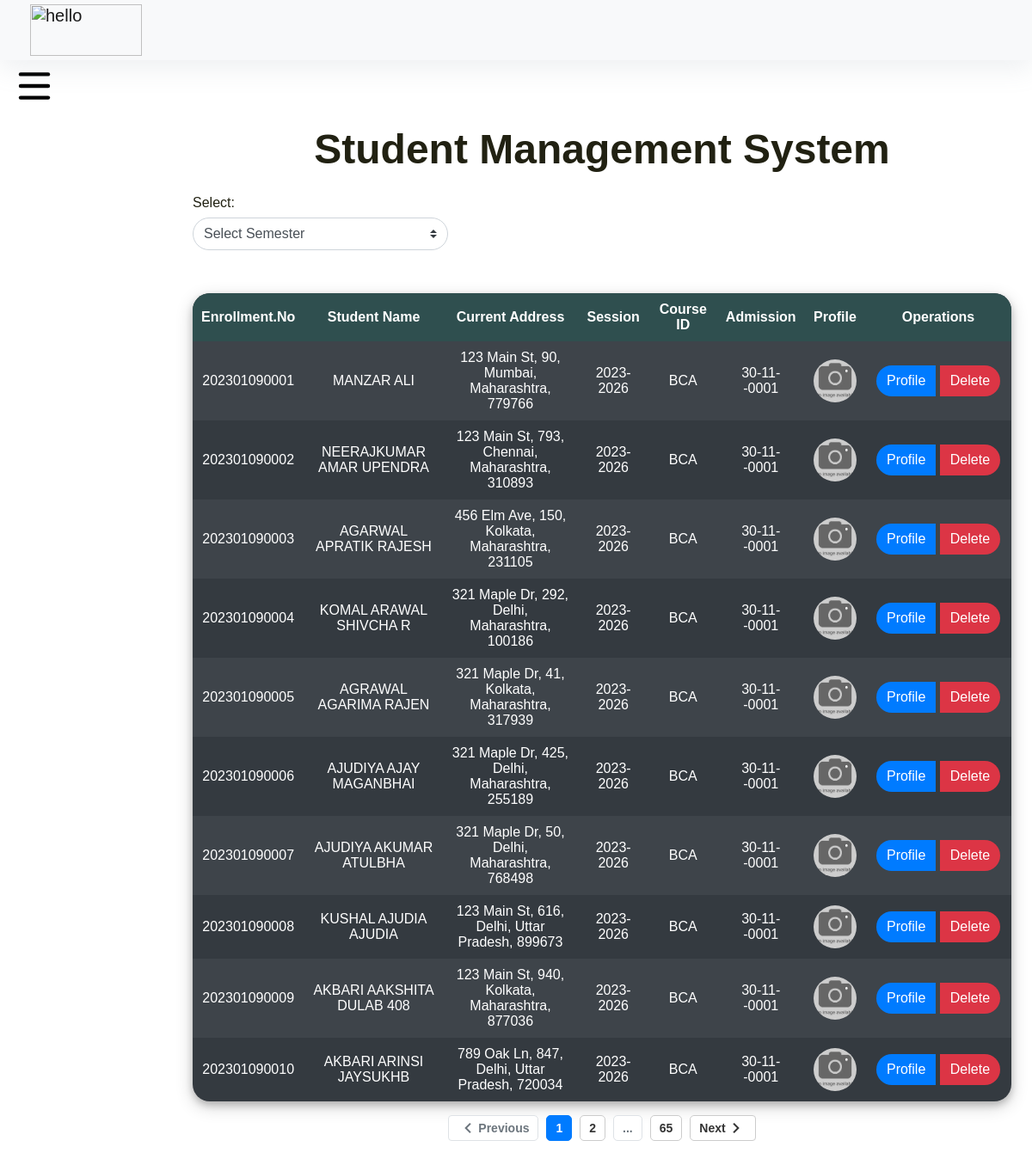
Page /dept_admin/Student.php (signed in) on the committed database.
### tables this page shows
CREATE TABLE IF NOT EXISTS `student_info` (
  `id` int NOT NULL AUTO_INCREMENT,
  `user_id` varchar(45) NOT NULL,
  `password` varchar(45) NOT NULL,
  `enrollment_no_genrator` varchar(100) NOT NULL,
  `enrollment_no` varchar(15) NOT NULL,
  `dept_id` varchar(10) NOT NULL,
  `course_code` varchar(50) NOT NULL,
  `first_name` varchar(30) NOT NULL,
  `middle_name` varchar(30) DEFAULT NULL,
  `last_name` varchar(30) DEFAULT NULL,
  `father_name` varchar(30) DEFAULT NULL,
  `dob` date NOT NULL,
  `blood_group` varchar(10) NOT NULL,
  `place_of_birth` varchar(50) DEFAULT NULL,
  `gender` varchar(10) NOT NULL,
  `email` varchar(30) NOT NULL,
  `mobile_no` varchar(11) DEFAULT NULL,
  `alter_mno` varchar(10) DEFAULT NULL,
  `aadhar_no` varchar(12) NOT NULL,
  `aadhar_path` varchar(100) NOT NULL,
  `cast` varchar(10) NOT NULL,
  `disability` varchar(10) NOT NULL,
  `ssc_board` varchar(50) DEFAULT NULL,
  `ssc_m_y` varchar(10) DEFAULT NULL,
  `ssc_percentage` varchar(10) DEFAULT NULL,
  `ssc_result_path` varchar(100) DEFAULT NULL,
  `hsc_board` varchar(50) DEFAULT NULL,
  `hsc_m_y` varchar(10) DEFAULT NULL,
  `hsc_percentage` varchar(10) DEFAULT NULL,
  `hsc_result_path` varchar(100) DEFAULT NULL,
  `profile_image` varchar(100) DEFAULT NULL,
  `current_address` varchar(150) DEFAULT NULL,
  `state` varchar(20) DEFAULT NULL,
  `permanent_address` varchar(150) DEFAULT NULL,
  `fees_status` varchar(15) NOT NULL,
  `exam_status` varchar(10) NOT NULL,
  `current_semester` int DEFAULT NULL,
  `graduation_date` varchar(20) NOT NULL,
  `class_id` varchar(10) NOT NULL,
  `session` varchar(50) NOT NULL,
  `admission_date` timestamp NOT NULL DEFAULT CURRENT_TIMESTAMP,
  PRIMARY KEY (`id`),
  UNIQUE KEY `enrollment_no` (`enrollment_no`)
);

### dept_admin/student.php (the view, shortened to what this page needs)
<?php include('../common/header.php') ?>
<?php
require_once "../connection/connection.php";
if (!isset($_SESSION["Logininfo"])) {
	echo '<script type="text/javascript">window.location.href = "index.php";</script>';
} else {
	$userid = $_SESSION['Logininfo']['user_id'];
	$password = $_SESSION['Logininfo']['password'];
	$query = "SELECT *
		FROM department AS d
		INNER JOIN admin_info AS a
		ON a.dept_id = d.dept_id
		WHERE a.user_id = '$userid'
		AND a.password = '$password'";
	$result = mysqli_query($con, $query);
	$row = mysqli_fetch_array($result);
	$admin_dept_id = substr($row["dept_id"], 0, 2);
}
$std = 'current';
?>
<!doctype html>
<html lang="en">
<head>
	<link rel="stylesheet" type="text/css" href="../bootstrap/css/bootstrap.min.css">
	<link rel="stylesheet" type="text/css" href="../css/footer.css">
	<link rel="stylesheet" type="text/css" href="../css/header.css">
	<link rel="stylesheet" type="text/css" href="../css/style.css">
	<link rel="stylesheet" href="https://stackpath.bootstrapcdn.com/font-awesome/4.7.0/css/font-awesome.min.css">
</head>
<body>
	<main role="main" class="col-xl-10 col-lg-12 col-md-12 ml-sm-auto px-md-4 mb-2 w-100">
		<div class="sub-main">
			<div class="p-0 mt-4 rounded text-center">
				<h1>Student Management System</h1>
			</div>
			<div class="row">
                <div class="col-md-12">
                    <form id="filter" action="Student.php" method="post">
                        <div class="row mt-3">
                            <div class="col-md-4">
                                <div class="form-group">
                                    <label for="exampleInputEmail1">Select:</label>
                                    <div class="d-flex">
                                        <select class="browser-default custom-select" name="std" required="" id="std_select">
                                            <option value="" hidden>Select Semester</option>
                                        </select>
                                    </div>
                                </div>
                            </div>
                            <div class="col-md-5 align-items-baseline pt-4" style="text-align: center;"></div>
                            <div class="col-md-3 align-items-baseline pt-4" style="text-align: center;"></div>
                        </div>
                    </form>
                </div>
            </div>
			<br>
			<div class="row">
				<div class="col-lg-12 col-md-12 col-sm-12">
					<div style="margin-bottom: 50px;" class="table-responsive-md">
						<?php
						if($std == 'left')
						{
							$records_per_page = 10;
							$total_records_query = "SELECT COUNT(*) as count FROM student_info WHERE dept_id = '$admin_dept_id' AND enrollment_no_genrator = 'left'";
							$total_records_result = mysqli_query($con, $total_records_query);
							$total_records = mysqli_fetch_assoc($total_records_result)['count'];
							$total_pages = ceil($total_records / $records_per_page);
							$current_page = isset($_GET['page']) ? $_GET['page'] : 1;
							$offset = ($current_page - 1) * $records_per_page;
						}
						else
						{
							$records_per_page = 10;
							$total_records_query = "SELECT COUNT(*) as count FROM student_info WHERE dept_id = '$admin_dept_id' AND enrollment_no_genrator != 'left'";
							$total_records_result = mysqli_query($con, $total_records_query);
							$total_records = mysqli_fetch_assoc($total_records_result)['count'];
							$total_pages = ceil($total_records / $records_per_page);
							$current_page = isset($_GET['page']) ? $_GET['page'] : 1;
							$offset = ($current_page - 1) * $records_per_page;
						}
						?>
						<table id="stud" style="margin-left: 0 ;margin-right:0;"
							class="w-100  table-dark container table-striped table-hover table-elements table-one-tr"
							cellpadding="10">
							<thead class="thead-dark">
								<tr class="table-tr-head table-three text-white">
									<th style="border-radius: 20px 0 0 0;">Enrollment.No</th>
									<th>Student Name</th>
									<th>Current Address</th>
									<th>Session</th>
									<th>Course ID</th>
									<th>Admission</th>
									<th>Profile</th>
									<th style="border-radius: 0 20px 0 0;" colspan="1">Operations</th>
								</tr>
							</thead>
							<tbody>
								<?php
									if($std == 'left')
									{
										$query = "SELECT * FROM student_info WHERE dept_id = '$admin_dept_id' AND enrollment_no_genrator = 'left' LIMIT $offset, $records_per_page";
									}
									else
									{
										$query = "SELECT * FROM student_info WHERE dept_id = '$admin_dept_id' AND enrollment_no_genrator != 'left' LIMIT $offset, $records_per_page";
									}
								$run = mysqli_query($con, $query);
								while ($row = mysqli_fetch_array($run)) { ?>
									<tr>
										<td>
											<?php echo $row["enrollment_no"] ?>
										</td>
										<td>
											<?php echo $row["first_name"] . " " . $row["middle_name"] . " " . $row["last_name"] ?>
										</td>
										<td>
											<?php echo $row["current_address"] ?>
										</td>
										<td>
											<?php echo $row["session"] ?>
										</td>
										<td>
											<?php echo $row["course_code"] ?>
										</td>
										<td>
											<?php echo date("d-m-Y", strtotime($row["admission_date"])); ?>
										</td>
										<td>
											<?php $profile_image = $row["profile_image"];
											if ($profile_image) {
												echo '<img style="border-radius:50px;" height="50px" width="50px" alt="img" src="/CMS/Student/' . $profile_image . '">';
											} else {
												echo '<img style="border-radius:50px;" height="50px" width="50px" alt="no img" src="/CMS/Images/student-no-image.jpg">';
											}
											?>
										</td>
										<td width='170'>
											<?php
											echo "<a class='btn btn-primary' href=../Student/display-Student.php?enrollment_no=" . $row['enrollment_no'] . ">Profile</a> ";
											if($std == 'current')
											{
											?>
												<a class="btn btn-danger"
												href="delete-function.php?enrollment_no=<?= $row['enrollment_no'] ?>"
												onclick="return confirm('Are you sure you want to remove this student?')">Delete</a>
											<?php } ?>
										</td>
									</tr>
								<?php }
								?>
							</tbody>
						</table>
						<?php if ($total_pages > 1) { ?>
							<nav aria-label="Page navigation example">
								<ul class="pagination justify-content-center mt-3">
									<li class="page-item <?php echo ($current_page == 1 ? 'disabled' : ''); ?>">
										<a class="page-link"
											href="<?php echo ($current_page === 1 ? '#' : '?page=' . ($current_page - 1)); ?>"
											tabindex="-1">
											<i class="material-icons">chevron_left</i> Previous
										</a>
									</li>
									<?php for ($i = max(1, $current_page - 1); $i <= min($current_page + 1, $total_pages); $i++) { ?>
										<li class="page-item <?php echo ($current_page == $i ? 'active' : ''); ?>">
											<a class="page-link" href="?page=<?php echo $i; ?>"><?php echo $i; ?></a>
										</li>
									<?php } ?>
									<?php if ($current_page < ($total_pages - 1)) { ?>
										<li class="page-item disabled">
											<a class="page-link" href="#">...</a>
										</li>
										<li class="page-item">
											<a class="page-link" href="?page=<?php echo $total_pages; ?>"><?php echo $total_pages; ?></a>
										</li>
									<?php } ?>
									<li class="page-item <?php echo ($current_page == $total_pages ? 'disabled' : ''); ?>">
										<a class="page-link"
											href="<?php echo ($current_page == $total_pages ? '#' : '?page=' . ($current_page + 1)); ?>">
											Next <i class="material-icons">chevron_right</i>
										</a>
									</li>
								</ul>
							</nav>
						<?php } ?>
					</div>
				</div>
			</div>
		</div>
	</main>
</body>
</html>

### Common/header.php (shortened to what this page needs)
<link rel="stylesheet" href="https://stackpath.bootstrapcdn.com/font-awesome/4.7.0/css/font-awesome.min.css">
<div class="navigation-wrap bg-light start-header start-style">
    <div class="container">
        <div class="row">
            <div class="col-12">
                <nav class="navbar navbar-expand-md navbar-light">
                    <a class="navbar-brand" href="/CMS/"><img style="height: 60px;
  width: 130px;" src="/CMS/Images/logo.png" alt="hello"></a>
                </nav>
            </div>
        </div>
    </div>
</div>

### Css/header.css (style rules this page uses)
body { font-family: "Poppins", sans-serif; font-size: 16px; line-height: 24px; font-weight: 400; color: #212112; background-position: center; background-repeat: repeat; background-size: 7%; background-color: #fff; overflow-x: hidden; transition: all 200ms linear; }
body, header { margin: 0; padding: 0; border: 0; margin-top: 60px; font-size: 100%; font: inherit; vertical-align: baseline; }
*, *:before, *:after { -moz-box-sizing: border-box; -webkit-box-sizing: border-box; box-sizing: border-box; }
@media screen and (max-width: 1680px) { body, input, select, textarea { font-size: 13pt; } }
@media screen and (max-width: 1280px) { body, input, select, textarea { font-size: 12pt; } }
.start-header { opacity: 1; transform: translateY(0); padding: 0; box-shadow: 0 10px 30px 0 rgba(138, 155, 165, 0.15); -webkit-transition: all 0.3s ease-out; transition: all 0.3s ease-out; }
div.navigation-wrap.bg-light.start-header.start-style { padding: 0; }
.navigation-wrap { position: fixed; width: 100%; top: 0; left: 0; z-index: 1000; -webkit-transition: all 0.3s ease-out; transition: all 0.3s ease-out; }
.navbar { padding: 0; }
.navbar-brand img { height: 44px; width: auto; display: block; -webkit-transition: all 0.3s ease-out; transition: all 0.3s ease-out; }
.bg-light { background-color: #ececec; transition: all 200ms linear; }
h1 { font-size: 48px; line-height: 1.2; font-weight: 700; color: #212112; text-align: center; }

### Css/style.css (style rules this page uses)
main.col-xl-10.col-lg-12.col-md-12.ml-sm-auto.px-md-4.mb-2.w-100 { padding-top: 1; }

### Common/header.php (style rules this page uses)
@media (900px <=width) { div.col-12 { left: -100px; } }
@media only screen and (min-device-width: 768px) and (max-device-width: 1024px) { div.col-12 { left: -10px; } }

### dept_admin/student.php (style rules this page uses)
table { border-radius: 30px; text-align: center; }
a.btn.btn-primary { border-radius: 20px 0 0 20px; }
a.btn.btn-danger { border-radius: 0 20px 20px 0; }
.btn { border: 0; }
.btn-primary { border: 0; }
td { height: 45px; text-align: center; }
thead tr th { height: 45px; background-color: darkslategrey; color: white; text-align: center; }
table { border-radius: 20px; box-shadow: 0 4px 8px 0 rgba(0, 0, 0, 0.2), 0 6px 20px 0 rgba(0, 0, 0, 0.19); }
select.browser-default.custom-select { border-radius: 20px; }
.pagination { display: flex; justify-content: center; align-items: center; margin-top: 20px; }
.pagination li { display: inline-block; margin: 0 5px; }
.pagination li a { display: flex; justify-content: center; align-items: center; height: 30px; border-radius: 5px; color: #333; background-color: #fff; border: 1px solid #ccc; text-decoration: none; font-size: 14px; font-weight: bold; transition: background-color 0.2s ease; padding: 5px 10px; }
.pagination li.active a, .pagination li a:hover { background-color: #007bff; border-color: #007bff; color: #fff; }
.pagination li.disabled a { background-color: #ccc; border-color: #ccc; color: #666; pointer-events: none; }
.material-icons { font-family: 'Material Icons'; font-weight: normal; font-style: normal; font-size: 18px; line-height: 1; text-transform: none; letter-spacing: normal; word-wrap: normal; white-space: nowrap; direction: ltr; }

### rows in the picture
student_info: enrollment_no "202301090001", first_name "MANZAR", middle_name "ALI", current_address "123 Main St, 90, Mumbai, Maharashtra, 779766", session "2023-2026", course_code "BCA", admission_date "30-11--0001"
student_info: enrollment_no "202301090002", first_name "NEERAJKUMAR", middle_name "AMAR", last_name "UPENDRA", current_address "123 Main St, 793, Chennai, Maharashtra, 310893", session "2023-2026", course_code "BCA", admission_date "30-11--0001"
student_info: enrollment_no "202301090003", first_name "AGARWAL", middle_name "APRATIK", last_name "RAJESH", current_address "456 Elm Ave, 150, Kolkata, Maharashtra, 231105", session "2023-2026", course_code "BCA", admission_date "30-11--0001"
student_info: enrollment_no "202301090004", first_name "KOMAL", middle_name "ARAWAL SHIVCHA", last_name "R", current_address "321 Maple Dr, 292, Delhi, Maharashtra, 100186", session "2023-2026", course_code "BCA", admission_date "30-11--0001"
student_info: enrollment_no "202301090005", first_name "AGRAWAL", middle_name "AGARIMA", last_name "RAJEN", current_address "321 Maple Dr, 41, Kolkata, Maharashtra, 317939", session "2023-2026", course_code "BCA", admission_date "30-11--0001"
student_info: enrollment_no "202301090006", first_name "AJUDIYA", middle_name "AJAY", last_name "MAGANBHAI", current_address "321 Maple Dr, 425, Delhi, Maharashtra, 255189", session "2023-2026", course_code "BCA", admission_date "30-11--0001"
student_info: enrollment_no "202301090007", first_name "AJUDIYA", middle_name "AKUMAR", last_name "ATULBHA", current_address "321 Maple Dr, 50, Delhi, Maharashtra, 768498", session "2023-2026", course_code "BCA", admission_date "30-11--0001"
student_info: enrollment_no "202301090008", first_name "KUSHAL", middle_name "AJUDIA", last_name "AJUDIA", current_address "123 Main St, 616, Delhi, Uttar Pradesh, 899673", session "2023-2026", course_code "BCA", admission_date "30-11--0001"
student_info: enrollment_no "202301090009", first_name "AKBARI", middle_name "AAKSHITA DULAB", last_name "408", current_address "123 Main St, 940, Kolkata, Maharashtra, 877036", session "2023-2026", course_code "BCA", admission_date "30-11--0001"
student_info: enrollment_no "202301090010", first_name "AKBARI", middle_name "ARINSI", last_name "JAYSUKHB", current_address "789 Oak Ln, 847, Delhi, Uttar Pradesh, 720034", session "2023-2026", course_code "BCA", admission_date "30-11--0001"

### other values in the picture
$total_pages "65"
